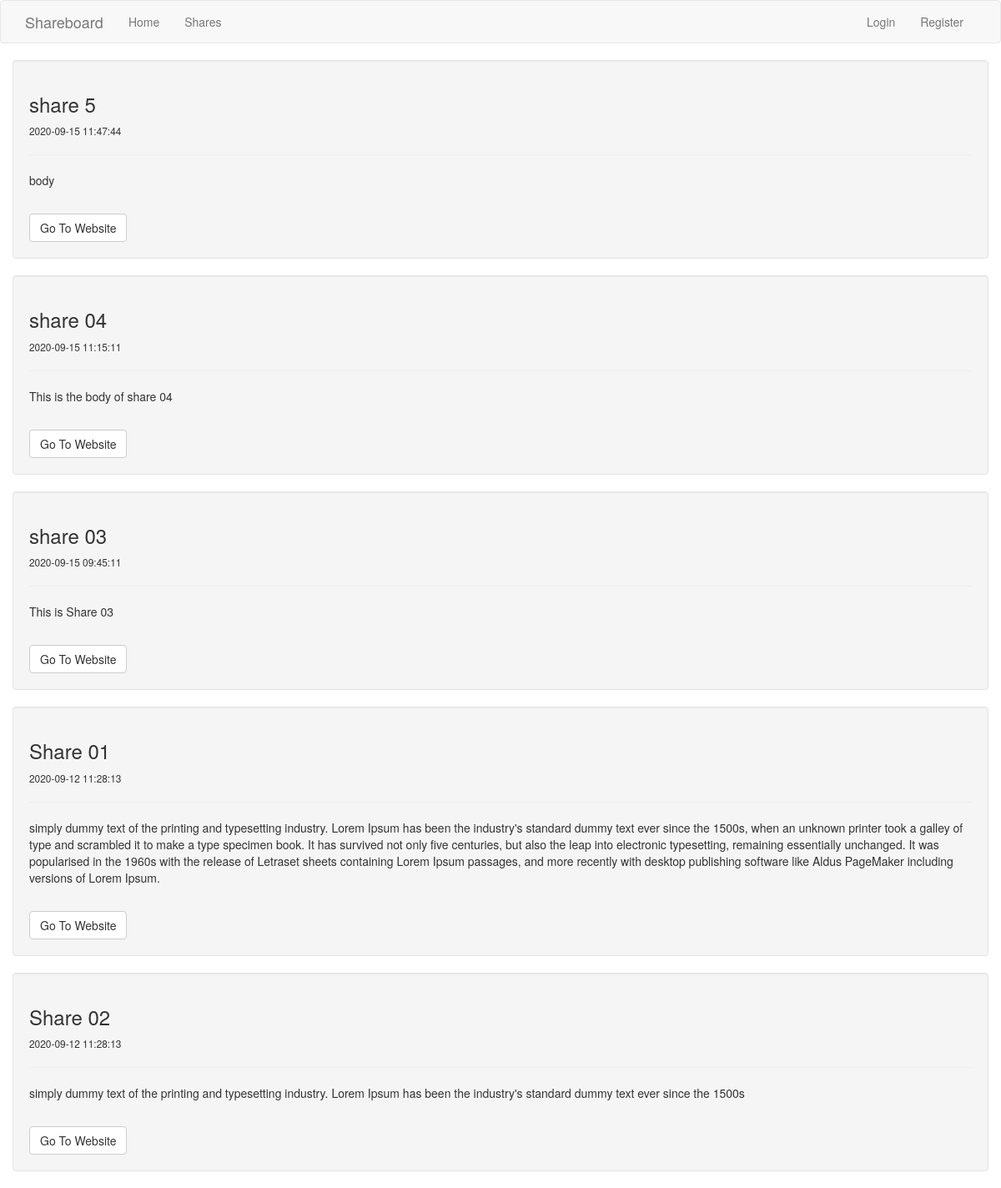
Screenshot of /shares with the database file from the repository.
### tables this page shows
CREATE TABLE `shares` (
  `id` int(10) NOT NULL,
  `user_id` int(10) NOT NULL,
  `title` varchar(255) NOT NULL,
  `body` text NOT NULL,
  `link` varchar(255) NOT NULL,
  `create_date` datetime NOT NULL DEFAULT current_timestamp()
);

### classes/Bootstrap.php (called while the page is built)
<?php
class Bootstrap{
	private $controller;
	private $action;
	private $request;
	public function __construct($request){
		$this->request = $request;
		if($this->request['controller'] == ""){
			$this->controller = 'home';
		} else {
			$this->controller = $this->request['controller'];
		}
		if($this->request['action'] == ""){
			$this->action = 'index';
		} else {
			$this->action = $this->request['action'];
		}
	}
	public function createController(){
		if(class_exists($this->controller)){
			$parents = class_parents($this->controller);
			if(in_array("Controller", $parents)){
				if(method_exists($this->controller, $this->action)){
					return new $this->controller($this->action, $this->request);
				} else {
					echo '<h1>Method does not exist</h1>';
					return;
				}
			} else {
				echo '<h1>Base controller not found</h1>';
				return;
			}
		} else {
			echo '<h1>Controller class does not exist</h1>';
			return;
		}
	}
}

### controllers/shares.php (called while the page is built, shortened)
<?php
class Shares extends Controller{
	protected function Index(){
		$viewmodel = new ShareModel();
		$this->returnView($viewmodel->Index(), true);
	}
}

### classes/Model.php (called while the page is built, shortened)
<?php
abstract class Model{
	protected $dbh;
	protected $stmt;
	public function __construct(){
		$this->dbh = new PDO("mysql:host=".DB_HOST.";dbname=".DB_NAME, DB_USER, DB_PASS);
	}
	public function query($query){
		$this->stmt = $this->dbh->prepare($query);
	}
	public function execute(){
		$this->stmt->execute();
	}
	public function resultSet(){
		$this->execute();
		return $this->stmt->fetchAll(PDO::FETCH_ASSOC);
	}
}

### models/share.php (called while the page is built, shortened)
<?php
class ShareModel extends Model{
	public function Index(){
		$this->query('SELECT * FROM shares ORDER BY create_date DESC');
		$rows = $this->resultSet();
		return $rows;
	}
}

### views/shares/index.php (the view, shortened to what this page needs)
<div>
	<?php foreach($viewmodel as $item) : ?>
		<div class="well">
			<h3><?php echo $item['title']; ?></h3>
			<small><?php echo $item['create_date']; ?></small>
			<hr />
			<p><?php echo $item['body']; ?></p>
			<br />
			<a class="btn btn-default" href="<?php echo $item['link']; ?>" target="_blank">Go To Website</a>
		</div>
	<?php endforeach; ?>
</div>

### index.php (shortened to what this page needs)
<?php
require('classes/Bootstrap.php');
require('classes/Controller.php');
require('classes/Model.php');
require('controllers/shares.php');
require('models/share.php');
$bootstrap = new Bootstrap($_GET);
$controller = $bootstrap->createController();
if($controller){
	$controller->executeAction();
}

### classes/Controller.php (shortened to what this page needs)
<?php
abstract class Controller{
	protected $action;
	public function __construct($action, $request){
		$this->action = $action;
	}
	public function executeAction(){
		return $this->{$this->action}();
	}
	protected function returnView($viewmodel, $fullview){
		$view = 'views/'. get_class($this). '/' . $this->action. '.php';
		if($fullview){
			require('views/main.php');
		} else {
			require($view);
		}
	}
}

### views/main.php (shortened to what this page needs)
<html>
<head>
	<link rel="stylesheet" href="<?php echo ROOT_PATH; ?>assets/css/bootstrap.css">
	<link rel="stylesheet" href="<?php echo ROOT_PATH; ?>assets/css/style.css">
</head>
<body>
	<nav class="navbar navbar-default">
      <div class="container">
        <div class="navbar-header">
          <a class="navbar-brand" href="#">Shareboard</a>
        </div>
        <div id="navbar" class="collapse navbar-collapse">
          <ul class="nav navbar-nav">
            <li><a href="<?php echo ROOT_URL; ?>">Home</a></li>
            <li><a href="<?php echo ROOT_URL; ?>shares">Shares</a></li>
          </ul>
          <ul class="nav navbar-nav navbar-right">
            <?php if(isset($_SESSION['is_logged_in'])) : ?>
            <li><a href="<?php echo ROOT_URL; ?>">Welcome <?php echo $_SESSION['user_data']['name']; ?></a></li>
            <li><a href="<?php echo ROOT_URL; ?>users/logout">Logout</a></li>
          <?php else : ?>
            <li><a href="<?php echo ROOT_URL; ?>users/login">Login</a></li>
            <li><a href="<?php echo ROOT_URL; ?>users/register">Register</a></li>
          <?php endif; ?>
          </ul>
        </div>
      </div>
    </nav>
    <div class="container">
     <div class="row">
     	<?php require($view); ?>
     </div>
    </div>
</body>
</html>

### rows the page displays
shares: title "share 5", create_date "2020-09-15 11:47:44", body "body"
shares: title "share 04", create_date "2020-09-15 11:15:11", body "This is the body of share 04"
shares: title "share 03", create_date "2020-09-15 09:45:11", body "This is Share 03"
shares: title "Share 01", create_date "2020-09-12 11:28:13", body "simply dummy text of the printing and typesetting industry. Lorem Ipsum has been the industry's standard dummy text ever since the 1500s, when an unknown printer took a galley of type and scrambled it to make a type specimen book. It has survived not only five centuries, but also the leap into electronic typesetting, remaining essentially unchanged. It was popularised in the 1960s with the release of Letraset sheets containing Lorem Ipsum passages, and more recently with desktop publishing software like Aldus PageMaker including versions of Lorem Ipsum."
shares: title "Share 02", create_date "2020-09-12 11:28:13", body "simply dummy text of the printing and typesetting industry. Lorem Ipsum has been the industry's standard dummy text ever since the 1500s"
